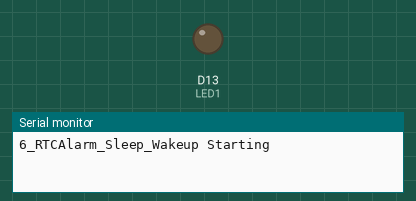
This sketch was run on a simulated Arduino MKR. Shown: output pins drawn as LEDs (lit = HIGH), the last lines printed to the serial monitor. The local clock reads 2024-03-15 10:24:30 at power-on unless the sketch sets it.

Above: at 0.7 s.
At 61.7 s:
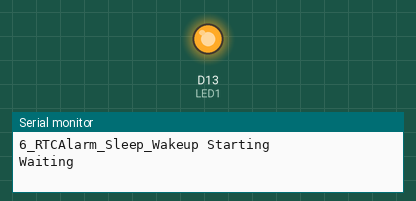
Timing chart, 0 to 83.7 s (numbered marks = the images above):
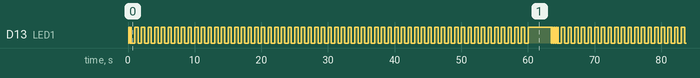

The sketch:

6_RTCAlarm_Sleep_Wakeup.ino
```cpp
// (licence header left out)
/*******************************************************************************************************
  Tested on Seeeduino XIAO SAMD21.

  Program Operation - This program is for the Seeeduino XIAO. It flashes the on board LED for one minute,
  then sets the RTC alarm and goes into deep sleep until the alarm occurs 60 seconds later.

  Sleep current using this mode of RTC wakeup was 4.7uA.

  Serial monitor baud rate is set at 115200.
*******************************************************************************************************/

#include <RTCZero.h>                            //get the library here > https://github.com/arduino-libraries/RTCZero
#include "ArduinoLowPower.h"                    //get library here > https://github.com/arduino-libraries/ArduinoLowPower

RTCZero rtc;                                    //Create an RTCZero object

bool alarm = false;

#define LED1 13


void loop()
{
  led_Flash(60, 500);                           //1 second LED flashes for a minute

  rtc.setTime(0, 0, 0);
  rtc.setAlarmTime(0, 1, 0 );                  //set alarm for 1 minute
  rtc.attachInterrupt(alarmMatch);
  rtc.enableAlarm(rtc.MATCH_HHMMSS);
  Serial.println(F("Waiting"));
  Serial.flush();
  delay(2000);

  LowPower.deepSleep();

  alarm = false;
  rtc.disableAlarm();
  Serial.println(F("Alarm !"));
  led_Flash(10, 50);
}


void alarmMatch()
{
  alarm = true;
}


void led_Flash(uint16_t flashes, uint16_t delaymS)
{
  uint16_t index;
  for (index = 1; index <= flashes; index++)
  {
    digitalWrite(LED1, LOW);
    delay(delaymS);
    digitalWrite(LED1, HIGH);
    delay(delaymS);
  }
}


void setup()
{
  pinMode(LED1, OUTPUT);
  led_Flash(2, 125);                           //two quick LED flashes to indicate program start

  Serial.begin(115200);
  Serial.println();
  Serial.println(F("6_RTCAlarm_Sleep_Wakeup Starting"));
  Serial.println();

  rtc.begin();                                 //initialize RTC 24H format
  rtc.setDate(26, 9, 22);
}
```

Measured:
- by itself, D13 (LED1): moves between LOW and HIGH, repeating every 64.0 s
- by itself, everything shown: repeats every 64.0 s, in 128 steps
